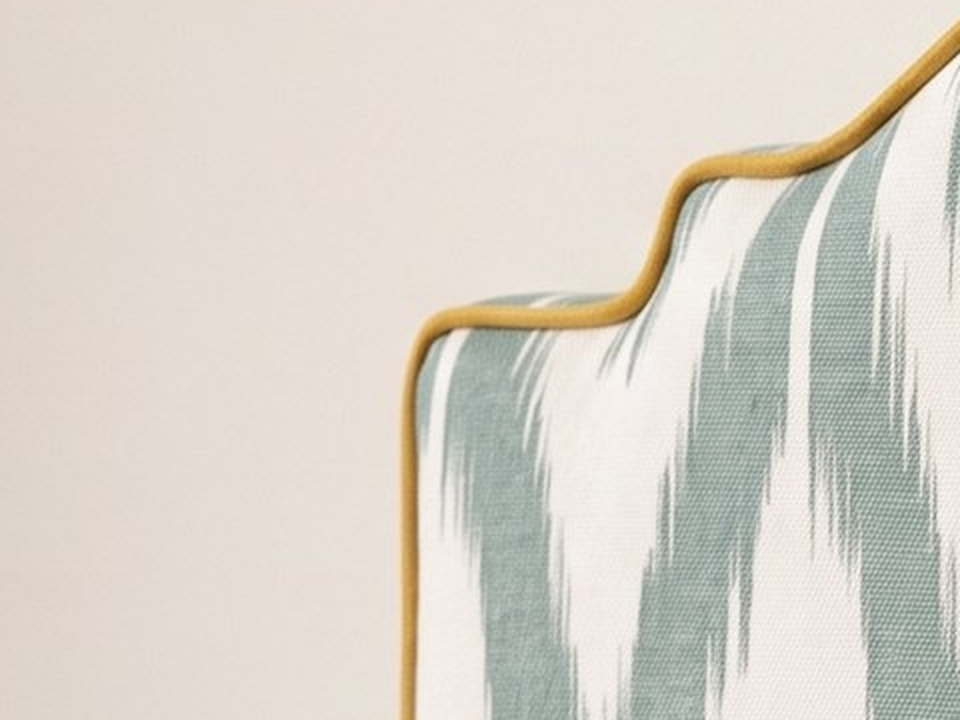
#> input picture scripts/fotos-cabeceros/telas/01-ribete-mostaza-closeup.jpg, 960 x 720 px
$ python -i remate_dcha.py   (imports and definitions only)
#> lines starting #> are read from the running program, lines starting #| are printed output that depends on the picture
#> further down, picture is the input picture: PIL image 960x720 RGB; mean R, G, B 217.9, 212.3, 203.2
### scripts/fotos-cabeceros/gen/escena.py
import math
# Escena fija para las 80 fotos: misma cámara, mismo fondo.
from PIL import Image, ImageDraw
from maqueta import proyector, GROSOR
from siluetas import FORMAS, W as AW, H as AH
from textura import tejido, homografia
CAM=dict(ang=38, alt=60, dist=280, focal=1500, centro=(64,40,-4))
def P_(W,H):
    c=CAM; return proyector(W,H,c["ang"],c["alt"],c["dist"],c["focal"],c["centro"])
# [22 lines left out: functions fondo_maqueta, _quad_textura, not called in this run]
VIVO_MATE=False
# [9 lines left out: function _vivo, not called in this run]

ARCO=False   # True: reparto antiguo (longitud de arco desde el centro), el de las maquetas hechas antes del 01/10
# [171 lines left out: functions coords_arco, franjas_de, coords_u, pieza, not called in this run]
# [4 lines that do not run on import are left out]

### scripts/fotos-cabeceros/gen/maqueta.py
# Maqueta 3D (proyección en perspectiva) de la pieza apoyada en el suelo contra la pared.
import math
from PIL import Image, ImageDraw
from siluetas import FORMAS
GROSOR=8.0
def proyector(W=900,H=1200,ang=38,alt=70,dist=330,focal=1500, centro=(75,48,-4)):
    a=math.radians(ang); cx,cy,cz=centro
    cam=(cx - dist*math.sin(a), alt, cz - dist*math.cos(a))
    fx,fy,fz=cx-cam[0],cy-cam[1],cz-cam[2]; n=math.sqrt(fx*fx+fy*fy+fz*fz); f=(fx/n,fy/n,fz/n)
    r=(f[2],0,-f[0]); rn=math.hypot(r[0],r[2]); r=(r[0]/rn,0,r[2]/rn)
    u=(r[1]*f[2]-r[2]*f[1], r[2]*f[0]-r[0]*f[2], r[0]*f[1]-r[1]*f[0])
    if u[1]<0: u=(-u[0],-u[1],-u[2])
    def P(p):
        d=(p[0]-cam[0],p[1]-cam[1],p[2]-cam[2])
        x=sum(d[i]*r[i] for i in range(3)); y=sum(d[i]*u[i] for i in range(3)); z=sum(d[i]*f[i] for i in range(3))
        return (W/2+focal*x/z*W/900, H/2-focal*y/z*W/900), z
    return P
# [22 lines left out: function maqueta, not called in this run]
# [2 lines that do not run on import are left out]

### scripts/fotos-cabeceros/gen/gemini.py
import base64, json, time, urllib.request
MODELO="gemini-3.1-flash-image"
def part(path):
    mt="image/png" if path.endswith(".png") else ("image/webp" if path.endswith(".webp") else "image/jpeg")
    return {"inline_data":{"mime_type":mt,"data":base64.b64encode(open(path,"rb").read()).decode()}}
def cuerpo(texto, imagenes, ar="3:4", size="2K"):
    return {"contents":[{"parts":[{"text":texto}]+[part(p) for p in imagenes]}],
            "generationConfig":{"responseModalities":["IMAGE"],"imageConfig":{"aspectRatio":ar,"imageSize":size}}}
def generar(salida, texto, imagenes, ar="3:4", size="2K", modelo=MODELO):
    req=urllib.request.Request(f"https://generativelanguage.googleapis.com/v1beta/models/{modelo}:generateContent",
        data=json.dumps(cuerpo(texto,imagenes,ar,size)).encode(),headers={"Content-Type":"application/json"})
    t=time.time()
    try: r=json.load(urllib.request.urlopen(req,timeout=300))
    except urllib.error.HTTPError as e: print("HTTP",e.code,e.read().decode()[:500]); return False
    for c in r.get("candidates",[]):
        for p in c.get("content",{}).get("parts",[]):
            if "inlineData" in p:
                open(salida,"wb").write(base64.b64decode(p["inlineData"]["data"])); print("ok",salida,f"{time.time()-t:.0f}s"); return True
    print("sin imagen", json.dumps(r)[:500]); return False

### scripts/fotos-cabeceros/gen/remate_dcha.py
# Remate del ribete abajo a la derecha: retoque pequeño con Gemini SOLO de esa esquina; se aprovecha solo el final.
import os, escena, gemini, time, uuid, numpy as np
from PIL import Image, ImageDraw, ImageFilter
from maqueta import GROSOR
TXT="""Image 1 is a close-up of the bottom right corner of an upholstered headboard standing on a wooden floor, seen from the left. Fix ONLY the very end of the piping cord at the bottom of the right vertical edge: like a real upholsterer's finish, only in the last 1 cm above the floor the piping, keeping exactly the same thickness, makes a VERY SMALL, subtle bend inwards (just a few millimetres, barely noticeable; it stays almost straight, right at the edge) and tucks neatly into the upholstery seam, as if sewn into the fabric. It must not travel inwards across the fabric. It must look embedded and finished, NOT cut off, NOT hanging loose. The outer edge of the headboard does NOT move: below the point where the piping tucks in, the same striped upholstery fabric continues right up to the outer edge and down to the floor, with no white gap, no hole and no light patch. Keep everything else pixel-identical: the rest of the piping, its thickness and colour, the fabric and stripes, wall, skirting board, floor, light."""
def retocar(img, S=700):
#> called with S = 700
    img=img.convert("RGB"); W,H=img.size; P=escena.P_(W,H); pp=lambda p:P(p)[0]; zf=-GROSOR-1.5
#> after `W, H = img.size`: W = 960; H = 720
    cx,cy=pp((150,3,zf)); x0=int(min(max(cx-S*0.6,0),W-S)); y0=int(min(max(cy-S/2,0),H-S))
#> after `x0 = int(min(max(cx - S * 0.6, 0), W - S))`: x0 = 260
#> after `y0 = int(min(max(cy - S / 2, 0), H - S))`: y0 = 20
    crop=img.crop((x0,y0,x0+S,y0+S)); cp=f"prueba/_rd-{uuid.uuid4().hex}.jpg"; crop.save(cp,quality=95)
#> after `crop = img.crop((x0, y0, x0 + S, y0 + S))`:
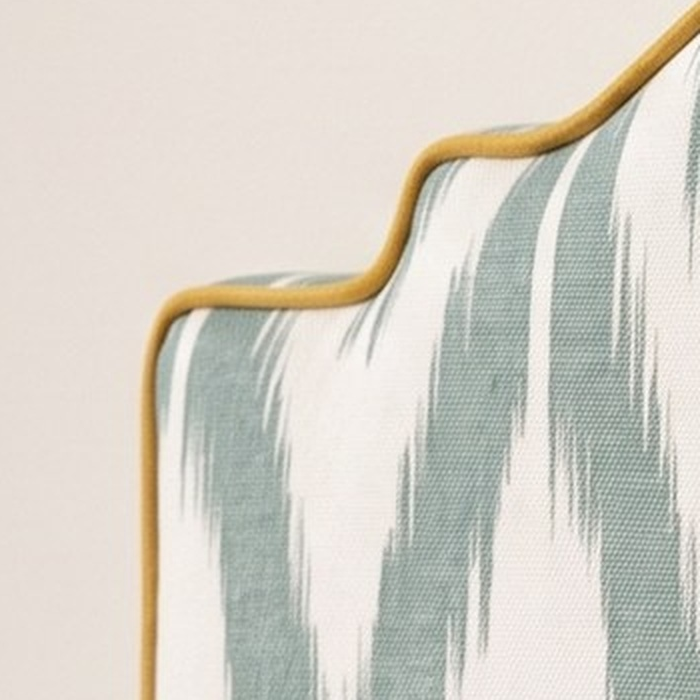
#> crop: PIL image 700x700 RGB; mean R, G, B 214.3, 210.2, 200.7
    for i in range(3):
        if gemini.generar(cp+".png",TXT,[cp],ar="1:1",size="2K"):
            g=Image.open(cp+".png").convert("RGB").resize((S,S),Image.LANCZOS); break
        time.sleep(20)
    else: return img
    # pegar solo la zona del final (últimos ~4 cm) con borde suave
    m=Image.new("L",(W,H),0); d=ImageDraw.Draw(m)
    d.polygon([pp((146.5,-1.2,zf)),pp((152,-1.2,zf)),pp((152,4,zf)),pp((146.5,4,zf))],fill=255)
    m=m.filter(ImageFilter.GaussianBlur(8)).crop((x0,y0,x0+S,y0+S))
    out=img.copy(); out.paste(Image.composite(g,crop,m),(x0,y0)); return out

# [1 line not run here, left out]

>>> from PIL import Image
>>> picture = Image.open('../telas/01-ribete-mostaza-closeup.jpg')
#> (the run stopped early here; a loop or call above may not have finished)

$ run again, on scripts/fotos-cabeceros/telas/06.jpg
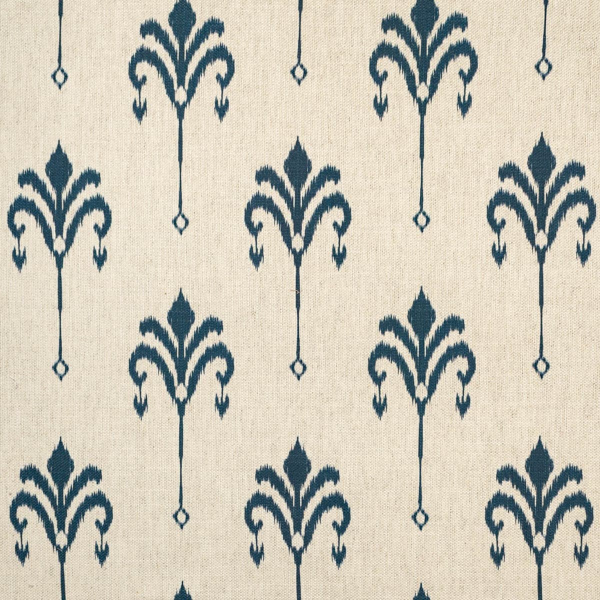
#> input picture scripts/fotos-cabeceros/telas/06.jpg, 1200 x 1200 px (shown at 1/2 size)
#> picture is the input picture: PIL image 1200x1200 RGB; mean R, G, B 202.6, 197.8, 183.8
#> in retocar, `crop = img.crop((x0, y0, x0 + S, y0 + S))`:
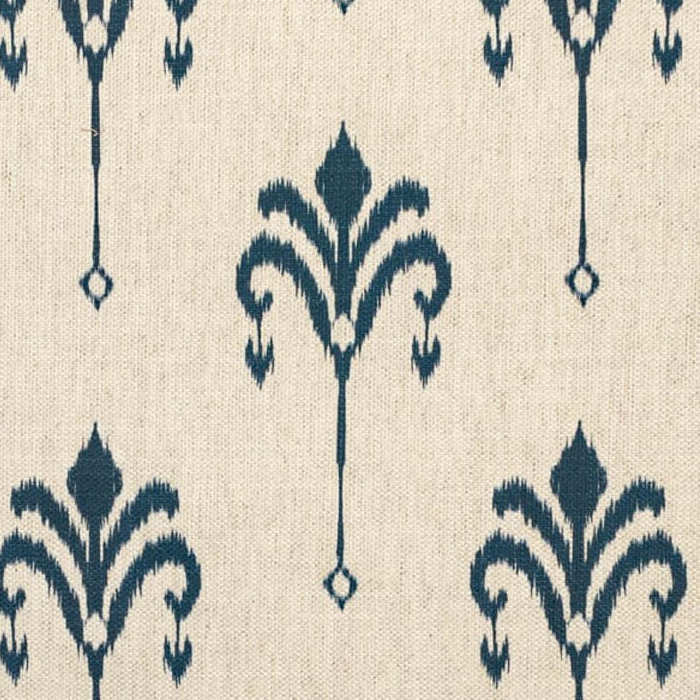
#> crop: PIL image 700x700 RGB; mean R, G, B 202.5, 197.1, 182.8

$ run again, on scripts/fotos-cabeceros/telas/09-recarano-azul.jpg
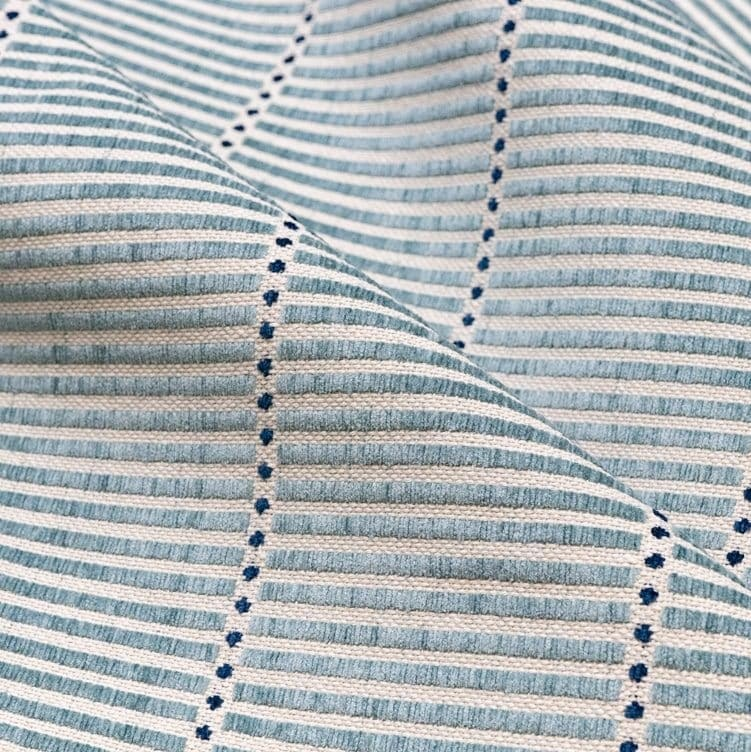
#> input picture scripts/fotos-cabeceros/telas/09-recarano-azul.jpg, 751 x 752 px
#> picture is the input picture: PIL image 751x752 RGB; mean R, G, B 174.1, 180.8, 183.3
#> in retocar, `crop = img.crop((x0, y0, x0 + S, y0 + S))`:
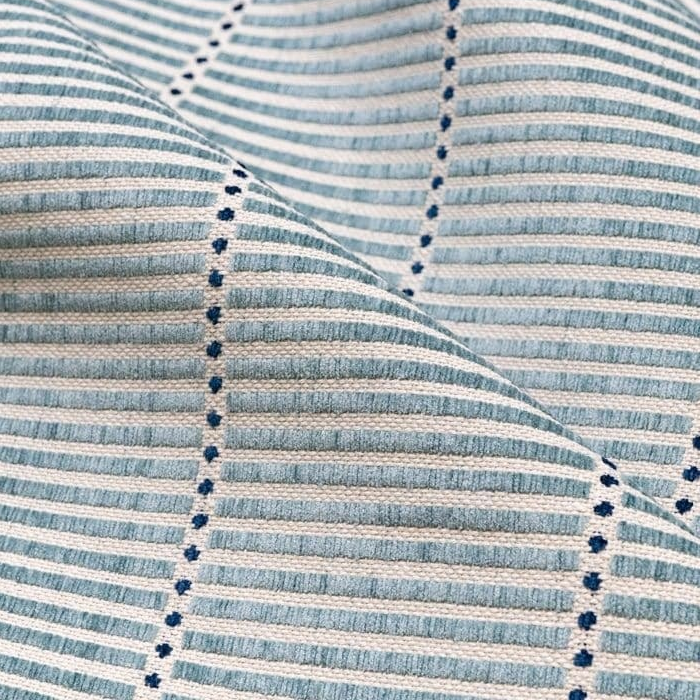
#> crop: PIL image 700x700 RGB; mean R, G, B 174.1, 180.5, 182.8

$ run again, on scripts/fotos-cabeceros/telas/09-recarano-mini-ref.jpg
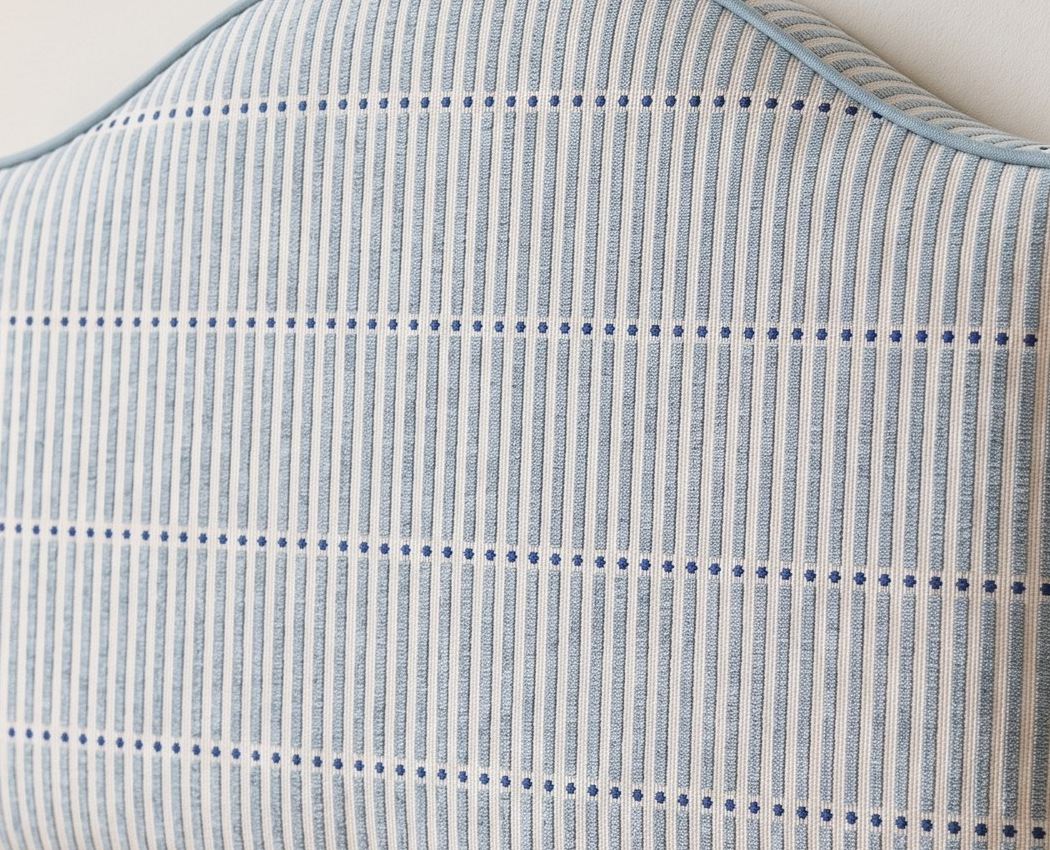
#> input picture scripts/fotos-cabeceros/telas/09-recarano-mini-ref.jpg, 1050 x 850 px
#> picture is the input picture: PIL image 1050x850 RGB; mean R, G, B 187.7, 188.9, 191.2
#> in retocar, `crop = img.crop((x0, y0, x0 + S, y0 + S))`:
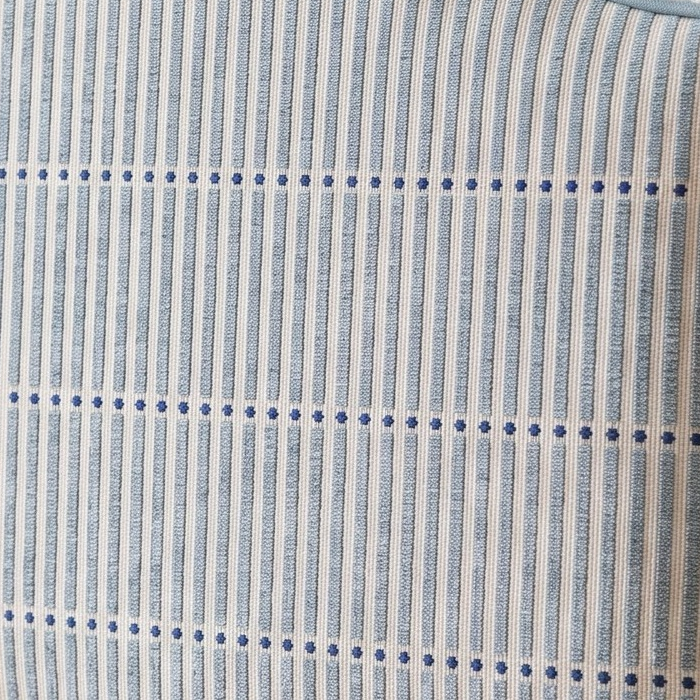
#> crop: PIL image 700x700 RGB; mean R, G, B 180.6, 181.3, 183.9
